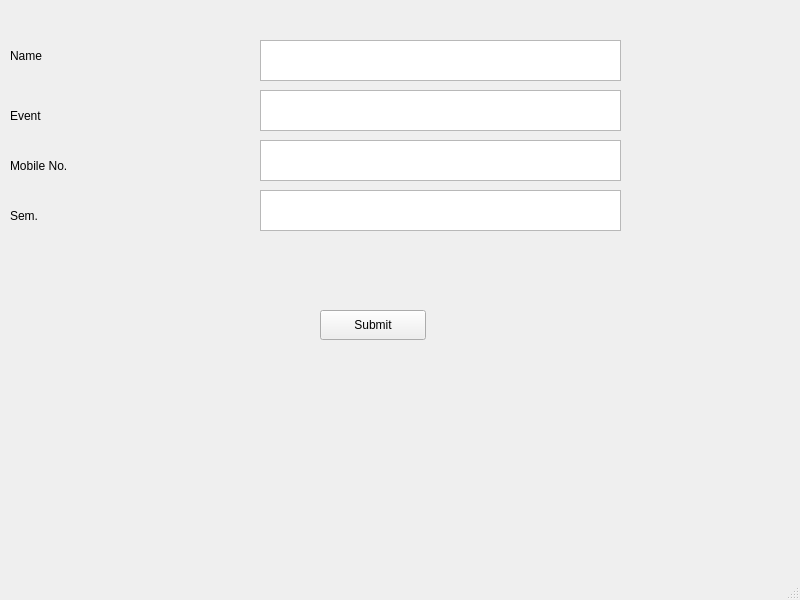
<?xml version="1.0" encoding="UTF-8"?>
<ui version="4.0">
 <class>MainWindow</class>
 <widget class="QMainWindow" name="MainWindow">
  <property name="geometry">
   <rect>
    <x>0</x>
    <y>0</y>
    <width>800</width>
    <height>600</height>
   </rect>
  </property>
  <property name="windowTitle">
   <string>DB_entry_form</string>
  </property>
  <property name="tabShape">
   <enum>QTabWidget::Rounded</enum>
  </property>
  <widget class="QWidget" name="centralwidget">
   <widget class="QLabel" name="name_label">
    <property name="geometry">
     <rect>
      <x>10</x>
      <y>20</y>
      <width>231</width>
      <height>71</height>
     </rect>
    </property>
    <property name="text">
     <string>Name</string>
    </property>
   </widget>
   <widget class="QLabel" name="event_label_2">
    <property name="geometry">
     <rect>
      <x>10</x>
      <y>80</y>
      <width>231</width>
      <height>71</height>
     </rect>
    </property>
    <property name="text">
     <string>Event</string>
    </property>
   </widget>
   <widget class="QLabel" name="mobno_label_3">
    <property name="geometry">
     <rect>
      <x>10</x>
      <y>130</y>
      <width>231</width>
      <height>71</height>
     </rect>
    </property>
    <property name="text">
     <string>Mobile No.</string>
    </property>
   </widget>
   <widget class="QLabel" name="sem_label_4">
    <property name="geometry">
     <rect>
      <x>10</x>
      <y>180</y>
      <width>231</width>
      <height>71</height>
     </rect>
    </property>
    <property name="text">
     <string>Sem.</string>
    </property>
   </widget>
   <widget class="QTextEdit" name="Name_textinp">
    <property name="geometry">
     <rect>
      <x>260</x>
      <y>40</y>
      <width>361</width>
      <height>41</height>
     </rect>
    </property>
   </widget>
   <widget class="QTextEdit" name="Event_textinp">
    <property name="geometry">
     <rect>
      <x>260</x>
      <y>90</y>
      <width>361</width>
      <height>41</height>
     </rect>
    </property>
   </widget>
   <widget class="QTextEdit" name="Mobnum_textinp">
    <property name="geometry">
     <rect>
      <x>260</x>
      <y>140</y>
      <width>361</width>
      <height>41</height>
     </rect>
    </property>
   </widget>
   <widget class="QTextEdit" name="sem_textinp">
    <property name="geometry">
     <rect>
      <x>260</x>
      <y>190</y>
      <width>361</width>
      <height>41</height>
     </rect>
    </property>
   </widget>
   <widget class="QPushButton" name="Submit_btn">
    <property name="geometry">
     <rect>
      <x>320</x>
      <y>310</y>
      <width>106</width>
      <height>30</height>
     </rect>
    </property>
    <property name="text">
     <string>Submit</string>
    </property>
   </widget>
  </widget>
  <widget class="QStatusBar" name="statusbar"/>
 </widget>
 <resources/>
 <connections/>
</ui>
